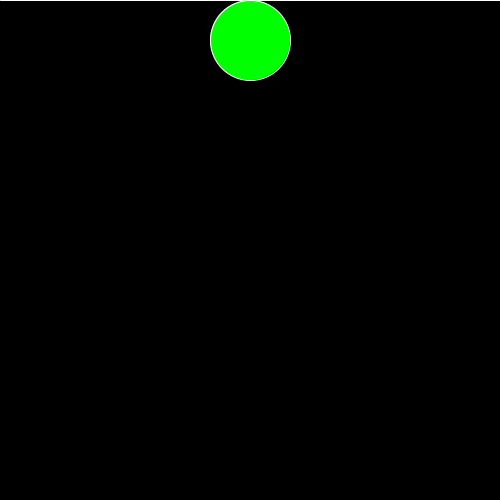
Frame 1 (no input)
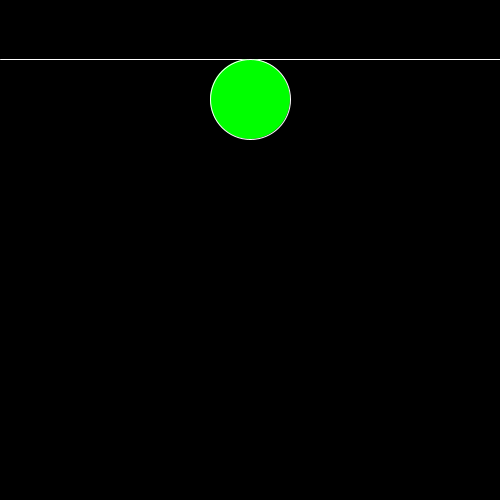
Frame 60 (the mouse pressed at the canvas centre just before this capture)
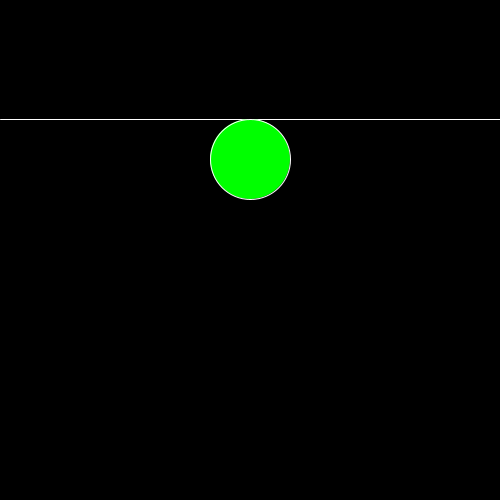
Frame 120 (the mouse held since frame 60 and released just before this capture)

The Processing sketch that drew these frames (run headless with seeded random() and noise(); from frame 60 on, the mouse is pressed at the canvas centre):

// Processing sketch: Ejercicio19_TP01
// ── Ejercicio19_TP01.pde
PVector cero,distancia;

void setup(){
  cero = new PVector(0,0);
  distancia = new PVector(1,40);
  size(500,500);
  stroke(255);
  
}
void draw(){
  background(0);
  
  line(cero.x,cero.y,width,cero.y);
  cero.y= cero.y + distancia.x;
  fill(0,255,0);
  ellipse(width/2,distancia.y,80,80);
  distancia.y= distancia.y + distancia.x;
  
  if(cero.y==height){
    distancia.y=height-40;
    distancia.x=distancia.x-1;}
  
  if(cero.y<0){
    distancia.y= 40;
    distancia.x = distancia.x+1;
  }
  
}
